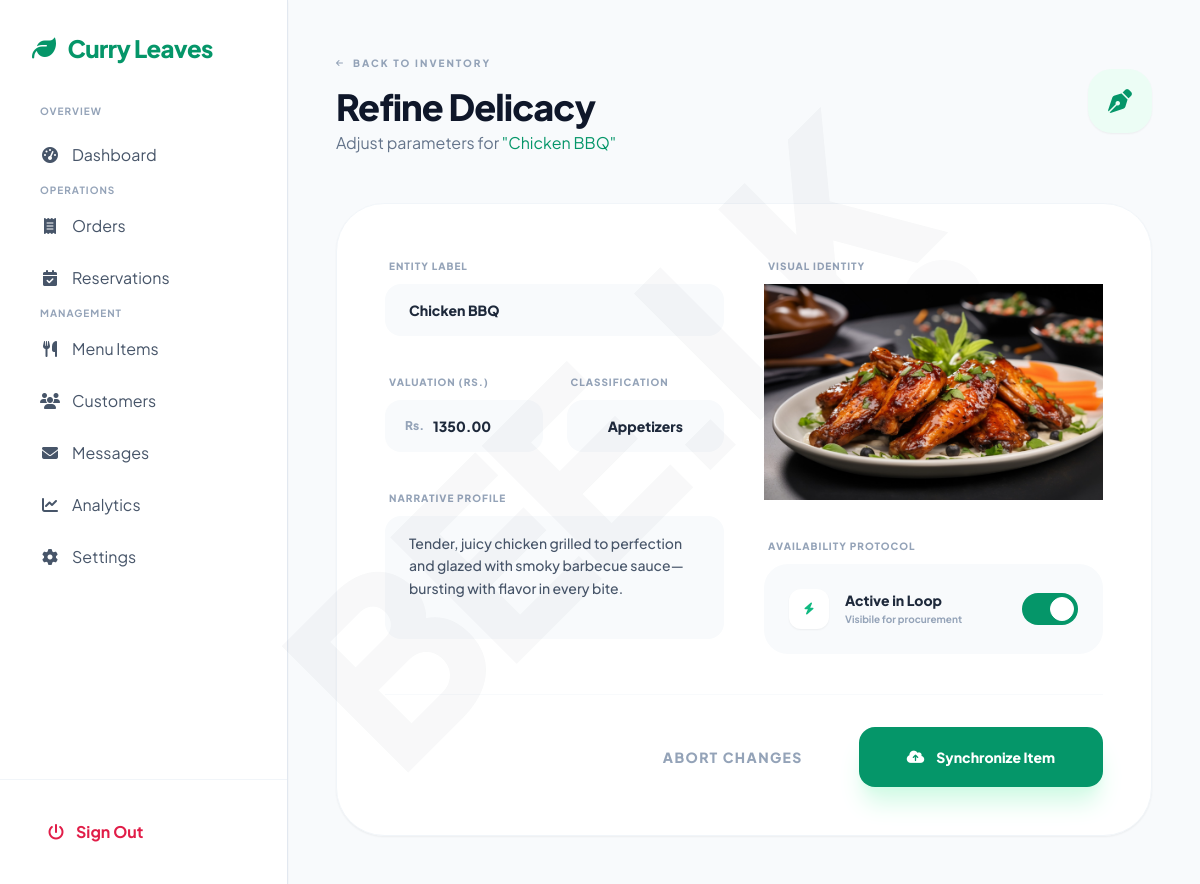
The page /edit_menu.php?id=6 (signed in) on the database its author committed.
### tables this page shows
CREATE TABLE `menu_items` (
  `item_id` int(11) NOT NULL,
  `name` varchar(100) NOT NULL,
  `price` decimal(10,2) NOT NULL,
  `category` varchar(50) DEFAULT NULL,
  `image_path` varchar(255) DEFAULT NULL,
  `description` text DEFAULT NULL,
  `is_available` tinyint(1) DEFAULT 1,
  `created_at` timestamp NULL DEFAULT current_timestamp()
);

### edit_menu.php (the view, shortened to what this page needs)
<?php
require 'db.php';
$item_id = intval($_GET['id']);
$sql = "SELECT * FROM menu_items WHERE item_id = ?";
$stmt = $conn->prepare($sql);
$stmt->bind_param("i", $item_id);
$stmt->execute();
$result = $stmt->get_result();
$menu_item = $result->fetch_assoc();
$name = $menu_item['name'];
$description = $menu_item['description'];
$price = $menu_item['price'];
$category = $menu_item['category'];
$image_path = $menu_item['image_path'];
$available_categories = ['Appetizers', 'Main Course', 'Desserts', 'Drinks', 'Salads', 'Specials', 'Soups', 'Breakfast', 'Sides'];
include 'includes/head.php';
?>
<?php include 'includes/sidebar.php'; ?>
<main class="flex-1 lg:ml-72 p-4 md:p-8 lg:p-12 transition-all duration-300 min-w-0">
    <div class="max-w-4xl mx-auto fade-in">
        <div class="flex flex-col md:flex-row items-start md:items-center justify-between mb-8 md:mb-12 gap-6">
            <div>
                <a href="view_menu.php" class="inline-flex items-center gap-2 text-[10px] font-black uppercase tracking-[0.2em] text-slate-400 hover:text-emerald-600 transition-colors mb-4">
                    <i class="fas fa-arrow-left text-[8px]"></i> Back to Inventory
                </a>
                <h1 class="text-3xl md:text-4xl font-extrabold text-slate-900 tracking-tight">Refine Delicacy</h1>
                <p class="text-slate-500 mt-1">Adjust parameters for <span class="text-emerald-600">"<?= htmlspecialchars($name) ?>"</span></p>
            </div>
            <div class="h-16 w-16 rounded-3xl bg-emerald-50 text-emerald-600 flex items-center justify-center text-2xl shadow-sm">
                <i class="fas fa-pen-nib"></i>
            </div>
        </div>
        <div class="bg-white rounded-[3rem] p-8 md:p-12 shadow-sm border border-slate-100 relative overflow-hidden">
            <div class="absolute top-0 right-0 p-12 opacity-[0.02] pointer-events-none">
            </div>
            <form method="POST" enctype="multipart/form-data" class="space-y-10 relative z-10">
                <div class="grid grid-cols-1 md:grid-cols-2 gap-10">
                    <div class="space-y-8">
                        <div class="space-y-2">
                            <label class="text-[10px] font-black uppercase text-slate-400 tracking-widest ml-1">Entity Label</label>
                            <input type="text" name="name" value="<?= htmlspecialchars($name) ?>" required class="w-full bg-slate-50 border-none rounded-2xl px-6 py-4 text-sm font-black text-slate-800 outline-none focus:ring-2 focus:ring-emerald-500 transition-all">
                        </div>
                        <div class="grid grid-cols-2 gap-6">
                            <div class="space-y-2">
                                <label class="text-[10px] font-black uppercase text-slate-400 tracking-widest ml-1">Valuation (Rs.)</label>
                                <div class="relative">
                                    <span class="absolute left-5 top-1/2 -translate-y-1/2 text-slate-400 font-black text-xs">Rs.</span>
                                    <input type="number" name="price" value="<?= htmlspecialchars($price) ?>" step="0.01" required class="w-full bg-slate-50 border-none rounded-2xl pl-12 pr-6 py-4 text-sm font-black text-slate-800 outline-none focus:ring-2 focus:ring-emerald-500 transition-all">
                                </div>
                            </div>
                            <div class="space-y-2">
                                <label class="text-[10px] font-black uppercase text-slate-400 tracking-widest ml-1">Classification</label>
                                <select name="category" required class="w-full bg-slate-50 border-none rounded-2xl px-6 py-4 text-sm font-black text-slate-800 outline-none focus:ring-2 focus:ring-emerald-500 transition-all appearance-none text-center">
                                    <?php foreach ($available_categories as $cat): ?>
                                        <option value="<?= htmlspecialchars($cat) ?>" <?= ($category === $cat) ? 'selected' : '' ?>>
                                            <?= htmlspecialchars($cat) ?>
                                        </option>
                                    <?php endforeach; ?>
                                </select>
                            </div>
                        </div>
                        <div class="space-y-2">
                            <label class="text-[10px] font-black uppercase text-slate-400 tracking-widest ml-1">Narrative Profile</label>
                            <textarea name="description" rows="4" class="w-full bg-slate-50 border-none rounded-2xl px-6 py-4 text-sm font-medium text-slate-600 outline-none focus:ring-2 focus:ring-emerald-500 transition-all resize-none leading-relaxed"><?= htmlspecialchars($description) ?></textarea>
                        </div>
                    </div>
                    <div class="space-y-8">
                        <div class="space-y-2">
                            <label class="text-[10px] font-black uppercase text-slate-400 tracking-widest ml-1">Visual Identity</label>
                            <div class="relative group h-[216px]">
                                <div id="dropZone" class="w-full h-full bg-slate-50 border-2 border-dashed border-slate-200 rounded-3xl flex flex-col items-center justify-center text-slate-400 group-hover:bg-emerald-50 group-hover:border-emerald-200 transition-all p-8 text-center overflow-hidden">
                                     <?php if(!empty($image_path)): ?>
                                        <div id="previewContainer" class="absolute inset-0">
                                            <img id="imagePreview" src="<?= htmlspecialchars($image_path) ?>" class="w-full h-full object-cover">
                                        </div>
                                     <?php endif; ?>
                                </div>
                            </div>
                        </div>
                        <div class="space-y-2">
                            <label class="text-[10px] font-black uppercase text-slate-400 tracking-widest ml-1">Availability Protocol</label>
                            <label class="flex items-center justify-between p-6 bg-slate-50 rounded-3xl border border-transparent hover:border-emerald-100 transition-all group/item cursor-pointer">
                                <div class="flex items-center gap-4">
                                    <div class="h-10 w-10 rounded-xl bg-white text-emerald-500 flex items-center justify-center shadow-sm">
                                        <i class="fas fa-bolt text-xs"></i>
                                    </div>
                                    <div>
                                        <h3 class="font-black text-slate-800 text-sm">Active in Loop</h3>
                                        <p class="text-[10px] text-slate-400 font-bold mt-0.5">Visibile for procurement</p>
                                    </div>
                                </div>
                                <div class="relative inline-flex items-center">
                                    <div class="w-14 h-8 bg-slate-200 peer-focus:outline-none rounded-full peer peer-checked:after:translate-x-6 peer-checked:after:border-white after:content-[''] after:absolute after:top-[4px] after:left-[4px] after:bg-white after:border-gray-300 after:border after:rounded-full after:h-6 after:w-6 after:transition-all peer-checked:bg-emerald-600"></div>
                                </div>
                            </label>
                        </div>
                    </div>
                </div>
                <div class="pt-8 border-t border-slate-50 flex flex-col md:flex-row items-center justify-end gap-4">
                    <a href="view_menu.php" class="w-full md:w-auto text-center px-10 py-5 rounded-2xl font-black text-sm text-slate-400 hover:text-slate-600 transition-all uppercase tracking-widest">Abort Changes</a>
                    <button type="submit" class="w-full md:w-auto bg-emerald-600 text-white px-12 py-5 rounded-2xl font-black text-sm hover:bg-emerald-700 transition-all shadow-xl shadow-emerald-100 hover:-translate-y-1 flex items-center justify-center gap-3">
                        <i class="fas fa-cloud-arrow-up"></i> Synchronize Item
                    </button>
                </div>
            </form>
        </div>
    </div>
</main>
</body>
</html>
</body>
</html>

### includes/head.php (style rules this page uses)
body { font-family: 'Plus Jakarta Sans', sans-serif; background-color: #f8fafc; }
.fade-in { animation: fadeIn 0.5s ease-out forwards; }

### rows shown on the page
menu_items: name "Chicken BBQ", price "1350.00", category "Appetizers", description "Tender, juicy chicken grilled to perfection and glazed with smoky barbecue sauce—bursting with flavor in every bite.", image_path (picture)
